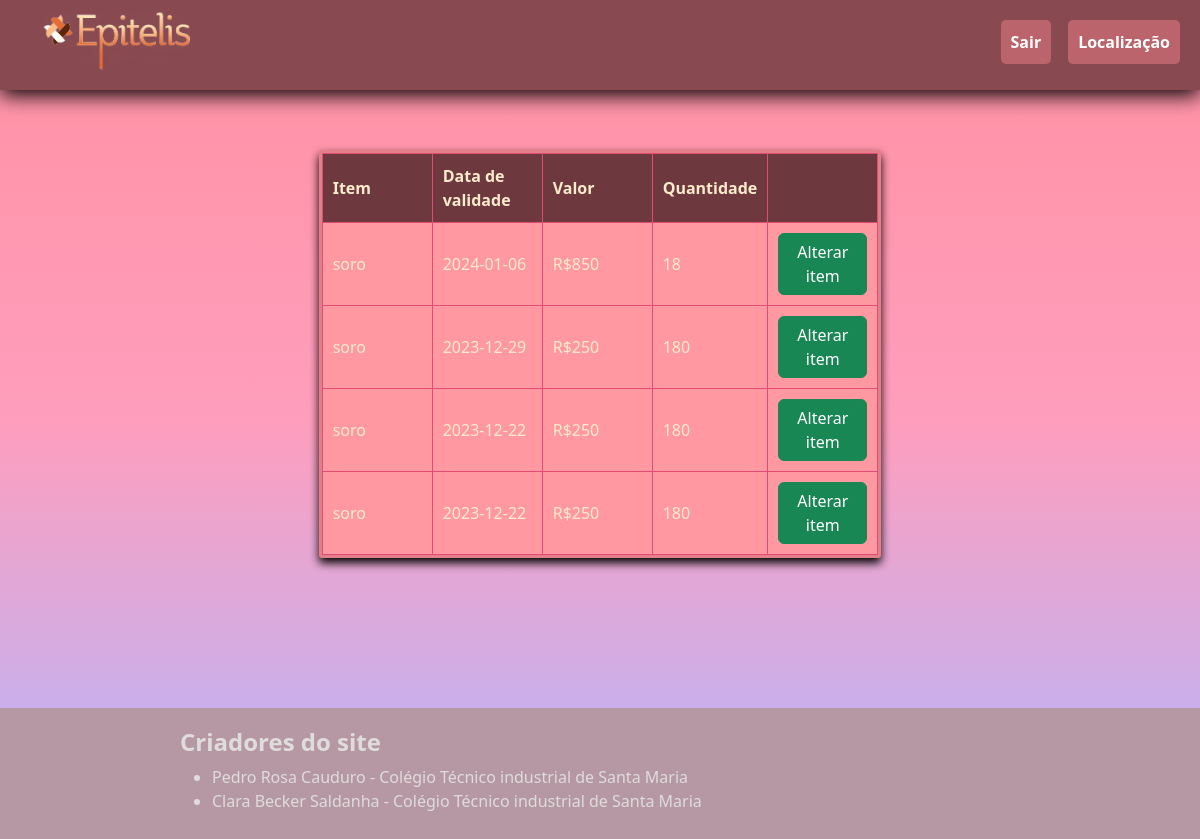
The app's page /estoqueADM.php (signed in) with its own data.
### tables this page shows
CREATE TABLE item (
  id int NOT NULL AUTO_INCREMENT,
  nome varchar(100) NOT NULL,
  data_validade date NOT NULL,
  reutilizavel char(1) NOT NULL,
  valor float NOT NULL,
  Quantidade int NOT NULL,
  PRIMARY KEY (id));

### controller/procurarControlle.php (called while the page is built, shortened)
<?php
function loadItem() {
    require_once './model/itemModel.php';
    $item = new itemModel();
    $itemList = $item->loadItem();
    return $itemList;
}

### model/itemModel.php (called while the page is built, shortened)
<?php
require_once 'conexaoMysql.php';
class itemModel {
    public function loadItem() {
        $db = new ConexaoMysql();
        $db->Conectar();
        $sql = 'SELECT * FROM item';
        $resultList = $db->Consultar($sql);
        return $resultList;
    }
}

### model/conexaoMysql.php (called while the page is built, shortened)
<?php
class ConexaoMysql {
    protected $mysqli;
    protected $server = '127.0.0.1';
    protected $user = 'root';
    protected $pass = 'pedropedro01';
    protected $dataBase = 'epitelis';
    public function Conectar(){
        $this->mysqli = new mysqli($this->server, $this->user, $this->pass, $this->dataBase);
        $this->mysqli->set_charset('utf8');
    }
    public function Consultar($sql){
        try {
            if ($result = $this->mysqli->query($sql)){
                return $result;
            } else {
                $this->total = 0;
                return null;
            }
        } catch (Exception $exc) {
            $this->Desconectar();
        }
    }
}

### estoqueADM.php (the view, shortened to what this page needs)
<?php
require_once './shared/header.php';
?>
<div class="tabela">
    <table>
        <tr>
            <th class="tabelaitens">Item</th>
            <th class="tabelaitens">Data de validade</th>
            <th class="tabelaitens">Valor</th>
            <th class="tabelaitens">Quantidade</th>
            <th class="tabelaitens"></th>
        </tr>
        <?php
        require_once './controller/procurarControlle.php';
        $itemList = loadItem();
        foreach ($itemList as $item) {
            echo '<tr>';
            echo '<td class="tabelaitens">';
            echo $item['nome'];
            echo '</td>';
            echo '<td class="tabelaitens">';
            echo $item['data_validade'];
            echo '</td>';
            echo '<td class="tabelaitens">';
            echo 'R$' . $item['valor'] . '';
            echo '</td>';
            echo '<td class="tabelaitens">';
            echo $item['Quantidade'];
            echo '</td>';
            echo '<td class="tabelaitens">';
                echo '<a class="btn btn-success" href="ItemADM.php?'
                . 'cod=update&&id=' . $item['id'] .'">Alterar item</a>';
                echo '</td>';
            echo '</tr>';
        }
        ?>
    </table>
</div>
<?php
require_once './shared/footer.php';
?>

### css/estilo.css (style rules this page uses)
* { padding: 0; margin: 0; box-sizing: border-box; }
body { width: 100%; height: 100vh; z-index:4; overflow-x: hidden; background-image: linear-gradient(to bottom, rgba(255, 144, 161), rgba(255, 158, 189), rgb(179, 183, 255)); background-size: cover; background-attachment: fixed; }
table { color: blanchedalmond; }
.tabela { background-color: #ff98a0; margin: 30px auto 150px; width: fit-content; height: fit-content; border: 3px #e27f88; border-style: solid; border-radius: 3px; box-shadow: 0px 5px 10px 0px #000; }
.tabelaitens { border: 1px #e24b73 solid; padding: 10px; width: 110px; height: 60px; }
th { background-color: #6d393e; }

### records on screen
item: nome "soro", data_validade "2024-01-06", valor "850", Quantidade "18"
item: nome "soro", data_validade "2023-12-29", valor "250", Quantidade "180"
item: nome "soro", data_validade "2023-12-22", valor "250", Quantidade "180"
item: nome "soro", data_validade "2023-12-22", valor "250", Quantidade "180"
